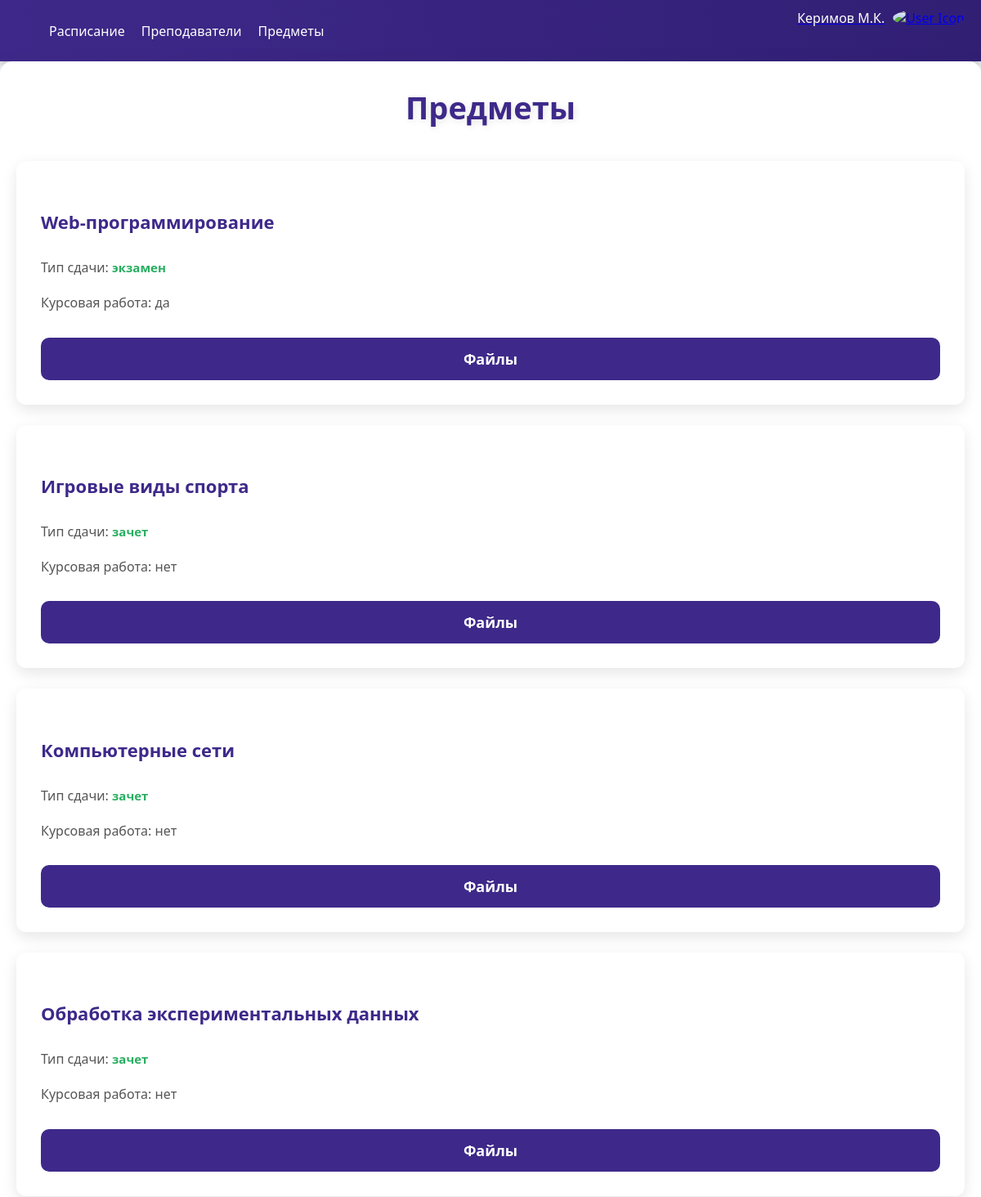
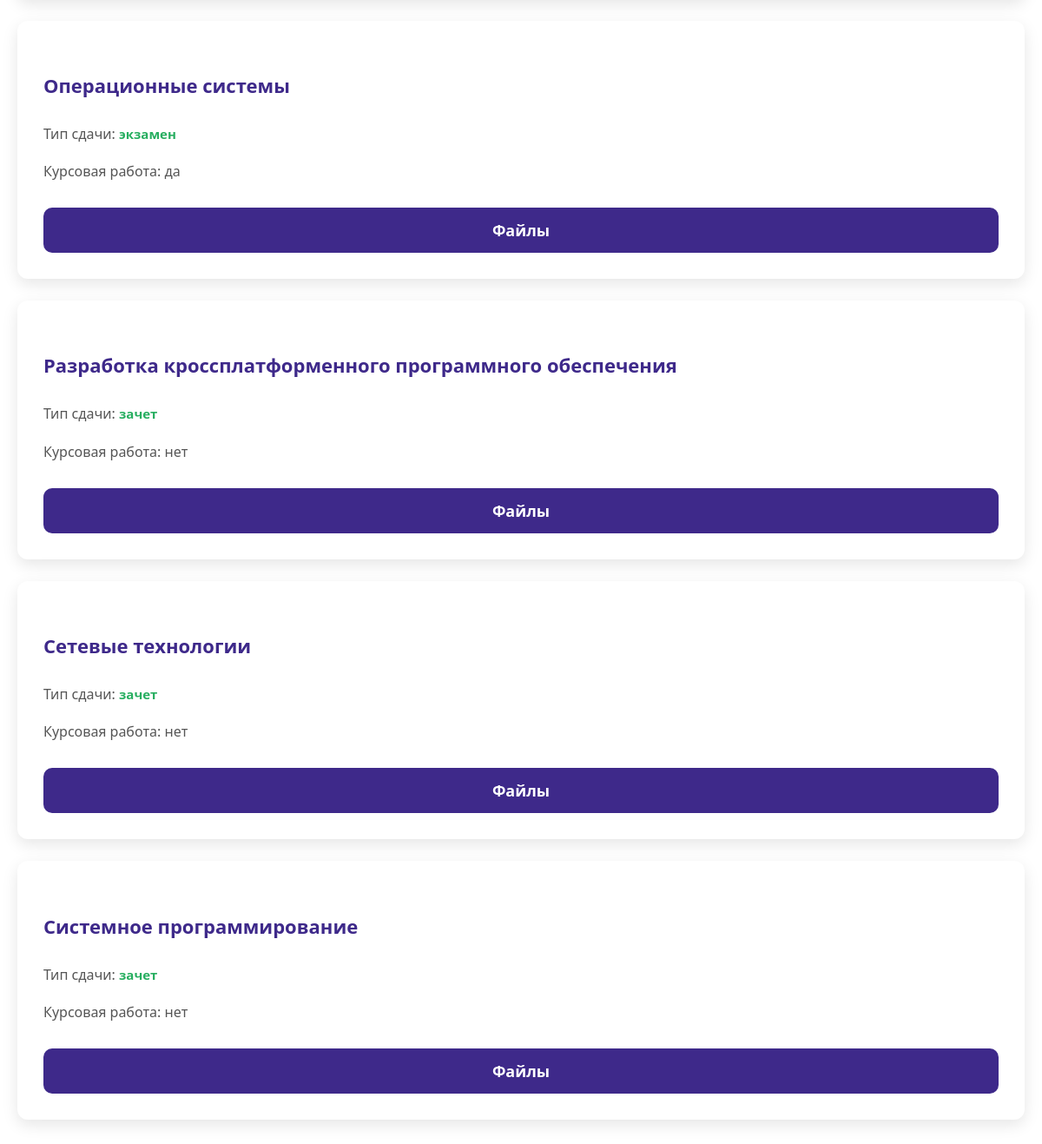
Page /subjects/ (signed in) on the committed database (2 pictures, top to bottom).
### subjects/models.py (models this page shows, shortened)
class Subject(models.Model):
    name = models.CharField(
        max_length=CHAR_FIELD_MAX_LENGTH,
        verbose_name='Название')
    type = models.CharField(
        max_length=CHAR_FIELD_MAX_LENGTH,
        verbose_name='Тип сдачи',
        default='зачет')
    course_work = models.CharField(
        max_length=CHAR_FIELD_MAX_LENGTH,
        verbose_name='Курсовая работа',
        default='нет')
    class Meta:
        verbose_name = 'Предмет'
        verbose_name_plural = 'Предметы'
        ordering = ("name",)
        constraints = [
            models.UniqueConstraint(
                fields=["name"], name="unique_subject_name"
            )
        ]

### subjects/views.py (the view)
# urls.py: path('subjects/', include('subjects.urls', namespace='subjects')),
@login_required
def subjects(request):
    template = 'subjects/subjects.html'
    subjects = Subject.objects.all();
    context = {'subjects': subjects}
    return render(request, template, context)

### templates/subjects/subjects.html (shortened to what this page needs)
{% extends "base.html" %}
{% load static %}
{% block css %}
    <link rel="stylesheet" type="text/css" href="{% static 'css/subject.css' %}">
{% endblock %}
{% block content %}
        <h2 class="page-title">Предметы</h2>
        {% for subject in subjects %}
            <div class="subject-card">
                <h4>{{ subject.name }}</h4>
                <p>Тип сдачи: <span class="exam-type credit">{{ subject.type }}</span></p>
                <p class="coursework">Курсовая работа: {{ subject.course_work }}</p>
                <a href="{% url 'subjects:file_categories' subject.id %}" class="btn">Файлы</a>
            </div>
        {% endfor %}
{% endblock %}

### static_dev/css/subject.css (style rules this page uses)
body { font-family: 'Segoe UI', Tahoma, Geneva, Verdana, sans-serif; margin: 0; padding: 0; background-color: #f4f7fa; color: #333; }
.page-title { margin-top:10px; font-size: 38px; font-weight: bold; color: #3e298a; margin-bottom: 40px; text-align: center; text-shadow: 2px 2px 8px rgba(0, 0, 0, 0.1); }
.subject-card { background-color: #ffffff; border-radius: 12px; padding: 30px; margin-bottom: 25px; box-shadow: 0 6px 18px rgba(0, 0, 0, 0.1); transition: transform 0.3s ease, box-shadow 0.4s ease; display: flex; flex-direction: column; justify-content: space-between; position: relative; }
.subject-card h4 { font-size: 22px; font-weight: bold; color: #3e298a; margin-bottom: 20px; transition: color 0.3s ease; }
.subject-card p { margin: 8px 0; font-size: 16px; color: #555; line-height: 1.7; }
.exam-type { font-weight: bold; font-size: 15px; transition: color 0.3s ease; }
.exam-type.credit { color: #27ae60; }
.btn { display: inline-block; background-color: #3e298a; color: white; padding: 14px 28px; border-radius: 10px; text-decoration: none; font-size: 18px; font-weight: bold; text-align: center; transition: background-color 0.3s ease, transform 0.3s ease; margin-top: 20px; }

### rows in the picture
Subject: name "Web-программирование", type "экзамен", course_work "да"
Subject: name "Игровые виды спорта", type "зачет", course_work "нет"
Subject: name "Компьютерные сети", type "зачет", course_work "нет"
Subject: name "Обработка экспериментальных данных", type "зачет", course_work "нет"
Subject: name "Операционные системы", type "экзамен", course_work "да"
Subject: name "Разработка кроссплатформенного программного обеспечения", type "зачет", course_work "нет"
Subject: name "Сетевые технологии", type "зачет", course_work "нет"
Subject: name "Системное программирование", type "зачет", course_work "нет"
